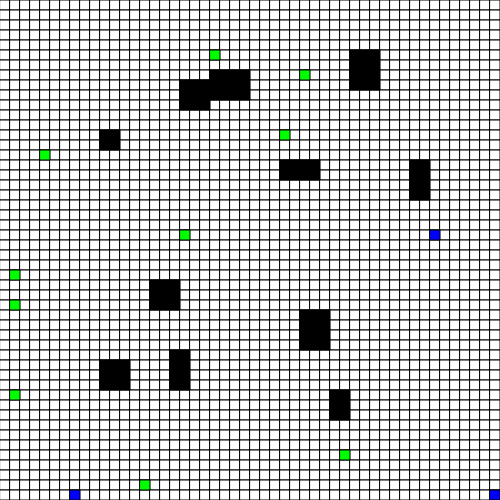
Frame 1 (no input)
Frame 60 (no input): identical to frame 1, image omitted
Frame 120 (the mouse pressed at the canvas centre since frame 60): identical to frame 1, image omitted

The p5.js sketch that drew this single still picture (run headless with seeded random() and noise() and a simulated clock; from frame 60 on, the mouse is pressed at the canvas centre):

// p5.js sketch
// ── sketch.js
let canvas_size=500;
let numrows=50;
let numcol=50;
let width=canvas_size/numrows;
let Bot=[];
let numBots=10;
let Goal=[];
let numgoals;
let vel=[];//velocity of bots 
let pot=[]; //potential of each cell
let numVisited=numBots;//stores number of visited cells
let flag=0;    //flag
let numObs;
let Obs=[];


function velCalc(a,b){
  let updatedVel=[1000000000,10000000000];
  let VEL2=[];//vector storing velocity towards possible cells with minimum distance
  for(let i=0;i<numrows;i++){
    for(let j=0;j<numcol;j++){
        if(pot[i][j]==-1&&abs(updatedVel[0])+abs(updatedVel[1])>abs(i-int(a/width))+abs(j-int(b/width))){
          VEL2=[]; 
          updatedVel[0]=i-int(a/width);
           updatedVel[1]=j-int(b/width);
           VEL2[0]=[];
           VEL2[0][0]=updatedVel[0];
           VEL2[0][1]=updatedVel[1];
        }
      else if(pot[i][j]==-1&&abs(updatedVel[0])+abs(updatedVel[1])==abs(i-int(a/width))+abs(j-int(b/width))){
        VEL2.push([updatedVel[0],updatedVel[1]]);
      }
    }
  } 
  if(VEL2.length==0) return [0,0];
  let x=int(random(0,VEL2.length));
  
  return [VEL2[x][0]*width,VEL2[x][1]*width];
}
function setup() {
  createCanvas(canvas_size,canvas_size);
  
  
  // i stands for Rows , j stands for column
  for(let i=0;i<numrows;i++){
    pot[i]=[];
    for(let j=0;j<numcol;j++){
      pot[i][j]=-1; //initially every cell has potential -1
      rect(width*i,width*j,width,width);
    }
  
  }
  numObs=int(random(7,13));
  for(let i=0;i<numObs;i++){
    //Any Random position of each Obstacle in grid
    x=int(random(2,5));
    y=int(random(2,5));
    Obs[i]=[];
    Obs[i][0]=int(random(30,canvas_size-60));
    Obs[i][1]=int(random(30,canvas_size-60));
    pot[int(Obs[i][0]/width)][int(Obs[i][1]/width)]=10000;
    fill(0,0,0);
    //random size of obstacle
    rect(width*int(Obs[i][0]/width),width*int(Obs[i][1]/width),width*x,width*y);
    for(let j=0;j<x;j++){
      for(let k=0;k<y;k++){
        pot[int((Obs[i][0]/width)+j)][int((Obs[i][1]/width)+k)]=10000;
      }
    }
  }
  numgoals=int(random(3,7));
  let i=0;
  while(i<numgoals){
    //Any Random position of each Goal in grid
    x=int(random(0,canvas_size));
    y=int(random(0,canvas_size));
    //for Goal colored with Blue
    if(pot[(int)(x/width)][(int)(y/width)]==10000){
      continue;
    }
    else {
    Goal[i]=[];
    Goal[i][0]=x;
    Goal[i][1]=y;
    Goal[i][2]=0; //kind of flag
      i++;
    fill(0,0,255);
    rect(width*int(x/width),width*int(y/width),width,width);
    }
  }
  

  /* For Bots, Bot[i][0]->Indicate x-coordinate of ith Bot
Bot[i][1]->Indicate y-coordinate of jth Bot*/
  i=0;
  while(i<numBots){
  //Assigning Random Position to Bots , colored with Green/
    x=int(random(0,canvas_size));
    y=int(random(0,canvas_size));
    if(pot[(int)(x/width)][(int)(y/width)]==10000){
      continue;
    }
    else{
    Bot[i]=[];
    vel[i]=[];
    vel[i][0]=0;//taking initial velocity as zero
    vel[i][1]=0;// taking initial velocity as zero
    Bot[i][0]=x;
    Bot[i][1]=y;
    pot[int(Bot[i][0]/width)][int(Bot[i][1]/width)]=0;
    fill(0,255,0);
rect(width*int(Bot[i][0]/width),width*int(Bot[i][1]/width),width,width);
      i++;
    }
  }
  
}
function mouseDragged() {
  pot[int(mouseX/width)][int(mouseY/width)] = 10000;
  // set high potential on obstacles
  
  fill(0,0,0);    //fill black color in obstacle cell
  rect(width*int(mouseX/width),width*int(mouseY/width), width, width);
  // prevent default
  return false;
}

function draw(){
  if(keyIsPressed==true){
    flag=1;
  }
  if(flag){
  for(let i=0;i<numBots;i++){
    fill(150,150,150);
    rect(width*int(Bot[i][0]/width),width*int(Bot[i][1]/width),width,width);
    newVel=velCalc(Bot[i][0],Bot[i][1]);//calculating the new velocity
    
     if(abs(newVel[0])>abs(newVel[1])){
       velx=min(width,newVel[0]);
      velx=max(-width,velx);
      let f=0;
      for(let k=0;k<numBots;k++){
        if(i!=k&&int((Bot[i][0]+velx)/width)==int(Bot[k][0]/width)&&int(Bot[i][1]/width)==int(Bot[k][1]/width)){
             f=1;
             break;
           }
      }
     //check if there is an obstacle ahead
      if(f==0&&pot[int((Bot[i][0]+velx)/width)][int((Bot[i][1])/width)]==10000){
        if(pot[int(Bot[i][0]/width)+1][int(Bot[i][1]/width)]!=10000) Bot[i][0]=Bot[i][0]+width;
        else if(pot[int(Bot[i][0]/width)-1][int(Bot[i][1]/width)]!=10000) Bot[i][0]=Bot[i][0]-width;
        else if(pot[int(Bot[i][0]/width)][int(Bot[i][1]/width)+1]!=10000) Bot[i][1]=Bot[i][1]+width;
        else Bot[i][1]=Bot[i][1]-width;
      }
    
      else if(f==0){
        Bot[i][0]=Bot[i][0]+velx;}
    }
    else{
      vely=min(width,newVel[1]);
      vely=max(-width,vely);
      
      let f=0;
      for(let k=0;k<numBots;k++){
        if(i!=k&&int((Bot[i][1]+vely)/width)==int(Bot[k][1]/width)&&int(Bot[i][0]/width)==int(Bot[k][0]/width)){
             f=1;
             break;
           }
      }
      //check if there is an obstacle ahead
      if(f==0&&pot[int((Bot[i][0])/width)][int((Bot[i][1]+vely)/width)]==10000){
        if(pot[int(Bot[i][0]/width)][int(Bot[i][1]/width)-1]!=10000) Bot[i][1]=Bot[i][1]-width;
        else if(pot[int(Bot[i][0]/width)][int(Bot[i][1]/width)+1]!=10000) Bot[i][1]=Bot[i][1]+width;
        else if(pot[int(Bot[i][0]/width)+1][int(Bot[i][1]/width)]!=10000) Bot[i][0]=Bot[i][1]+width;
        else Bot[i][0]=Bot[i][0]-width;
      }
      
      else if(f==0){
        Bot[i][1]=Bot[i][1]+vely;}
    }
    
    fill(0,255,0);
    pot[int(Bot[i][0]/width)][int(Bot[i][1]/width)]=0;
    numVisited+=1;
    rect(width*int(Bot[i][0]/width),width*int(Bot[i][1]/width),width,width);
    
    //for printing the coordinates of each goal
    for(var p=0;p<numgoals;p++){
      if(int(Bot[i][0]/width)==int(Goal[p][0]/width)&&int(Bot[i][1]/width)==int(Goal[p][1]/width)){
      if(Goal[p][2]==0) console.log('Goal found at: '+int(Bot[i][0]/width)+', '+int(Bot[i][1]/width));
        
      Goal[p][2]=-1; 
      }
    }
    
  }
  frameRate(20);}
}
